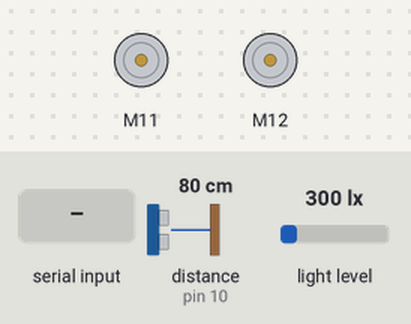
The sketch below on a simulated Arduino Uno, built with avr-gcc and run on an emulated ATmega328P. Parts: 2 × DC motor (green arrow = forward, orange = backward, longer = faster). Inputs (shaded band) come from the test bench; at power-on: distance to the obstacle (sensor on pin 10) 80 cm, light level 300 lx. Random numbers use the default seed unless the sketch sets one.

Above: at 1.0 s.
1.1 s: "A\n" received over Serial
At 2.3 s:
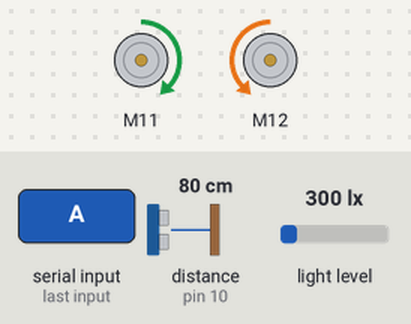
4.1 s: "S\n" received over Serial
7.0 s: "L\n" received over Serial
At 8.2 s:
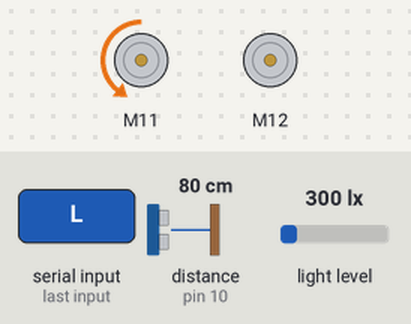
8.5 s: "R\n" received over Serial
At 9.1 s:
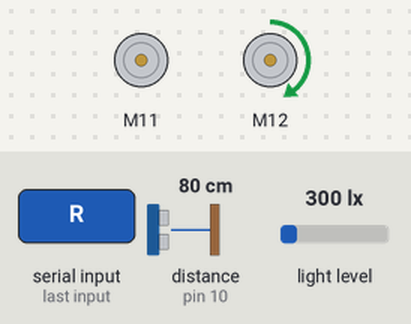
10.0 s: "F\n" received over Serial
At 11.2 s:
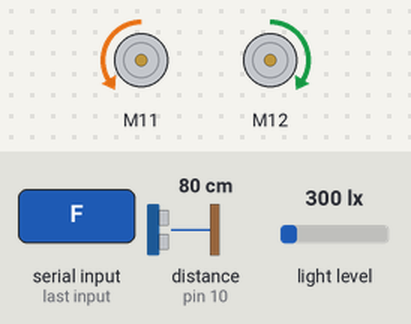
11.5 s: "B\n" received over Serial
At 12.6 s:
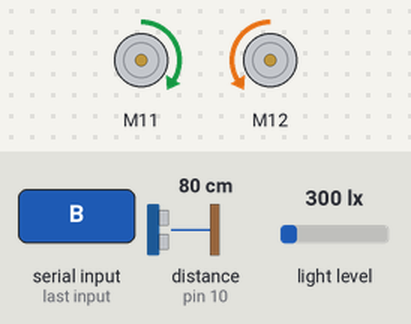
Timing chart, 0 to 14.0 s (numbered marks = the images above; inputs shaded):
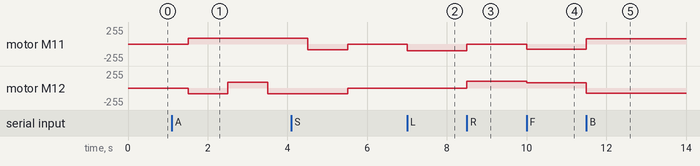

Measured:
- after the input at 1.1 s, motor M11: stopped → forward 89/255 after 0.41 s; motor M12: stopped → backward 89/255 after 0.41 s, → forward 89/255 1.0 s later, → backward 89/255 1.0 s later
- after the input at 7.0 s, motor M11: stopped → backward 98/255 at once
- after the input at 8.5 s, motor M11: backward 98/255 → stopped at once; motor M12: stopped → forward 98/255 at once
- after the input at 10.0 s, motor M11: stopped → backward 76/255 at once; motor M12: forward 98/255 → forward 76/255 at once
- after the input at 11.5 s, motor M11: backward 76/255 → forward 76/255 at once; motor M12: forward 76/255 → backward 76/255 at once

The sketch:

switch_case_positioning_camera.ino
```cpp
// generated by mBlock5 for mBot Ranger
// codes make you happy

#include <Arduino.h>
#include <Wire.h>
#include <SoftwareSerial.h>
#include <MeAuriga.h>


MeEncoderOnBoard Encoder_1(SLOT1);
MeEncoderOnBoard Encoder_2(SLOT2);
MeLightSensor lightsensor_12(12);
MeLineFollower linefollower_8(8);
MeUltrasonicSensor ultrasonic_10(10);

String object = ("No object detected");

void isr_process_encoder1(void)
{
  if(digitalRead(Encoder_1.getPortB()) == 0){
    Encoder_1.pulsePosMinus();
  }else{
    Encoder_1.pulsePosPlus();
  }
}
void isr_process_encoder2(void)
{
  if(digitalRead(Encoder_2.getPortB()) == 0){
    Encoder_2.pulsePosMinus();
  }else{
    Encoder_2.pulsePosPlus();
  }
}
void move(int direction, int speed)
{
  int leftSpeed = 0;
  int rightSpeed = 0;
  if(direction == 1){
    leftSpeed = -speed;
    rightSpeed = speed;
  }else if(direction == 2){
    leftSpeed = speed;
    rightSpeed = -speed;
  }else if(direction == 3){
    leftSpeed = -speed;
    rightSpeed = -speed;
  }else if(direction == 4){
    leftSpeed = speed;
    rightSpeed = speed;
  }
  Encoder_1.setTarPWM(leftSpeed);
  Encoder_2.setTarPWM(rightSpeed);
}
void Move_Forward (){

    move(1, 30 / 100.0 * 255);

}

void Turn_Left (){

    Encoder_1.setTarPWM(-1 * 38.5/100.0*255);
    Encoder_2.setTarPWM(0/100.0*255);

}
void Stop_moving (){
    Encoder_1.setTarPWM(0);
    Encoder_2.setTarPWM(0);
    _delay(0.5);

}
void Turn_Right (){

    Encoder_1.setTarPWM(-1 * 0/100.0*255);
    Encoder_2.setTarPWM(38.5/100.0*255);

}
void Move_Backward (){

    move(2, 30 / 100.0 * 255);

}

void _delay(float seconds) {
  if(seconds < 0.0){
    seconds = 0.0;
  }
  long endTime = millis() + seconds * 1000;
  while(millis() < endTime) _loop();
}

void setup() {
  Serial.begin(9600);
  TCCR1A = _BV(WGM10);
  TCCR1B = _BV(CS11) | _BV(WGM12);
  TCCR2A = _BV(WGM21) | _BV(WGM20);
  TCCR2B = _BV(CS21);
  attachInterrupt(Encoder_1.getIntNum(), isr_process_encoder1, RISING);
  attachInterrupt(Encoder_2.getIntNum(), isr_process_encoder2, RISING);
  randomSeed((unsigned long)(lightsensor_12.read() * 123456));
  String mode = "";
  char command = 'O';

  while(1) {
    if (Serial.available() > 0 ) {
      mode = Serial.readStringUntil('\n');
      command = mode[0];
    }
    switch(command) {
      case 'A':

        if(ultrasonic_10.distanceCm() < 10){
          object = ("Object detected");

          move(2, 35 / 100.0 * 255);
          _delay(1);
          move(2, 0);
          if(random(1, 2 +1) == 2.000000){
              move(4, 35 / 100.0 * 255);
              _delay(1);
              move(4, 0);
          }else{
              move(3, 35 / 100.0 * 255);
              _delay(1);
              move(3, 0);
          }
        }
        else{
          object = ("No object detected");

        }
        if(linefollower_8.readSensors() == 0.000000){

          move(2, 35 / 100.0 * 255);
          _delay(1);
          move(2, 0);
          if(random(1, 2 +1) == 2.000000){

              move(4, 35 / 100.0 * 255);
              _delay(1);
              move(4, 0);

          }else{

              move(3, 35 / 100.0 * 255);
              _delay(1);
              move(3, 0);

          }
      }
        Move_Forward();
        break;
      case 'S':
        Stop_moving();
        break;
      case 'L':
        Turn_Left();
        break;
      case 'R':
        Turn_Right();
        break;
      case 'F':
        Move_Forward();
        break;
      case 'B':
        Move_Backward();
        break;
      default:
        Stop_moving();
        break;
    }
      _loop();
  }
}

void _loop() {
  Encoder_1.loop();
  Encoder_2.loop();
}

void loop() {
  _loop();
}
```
